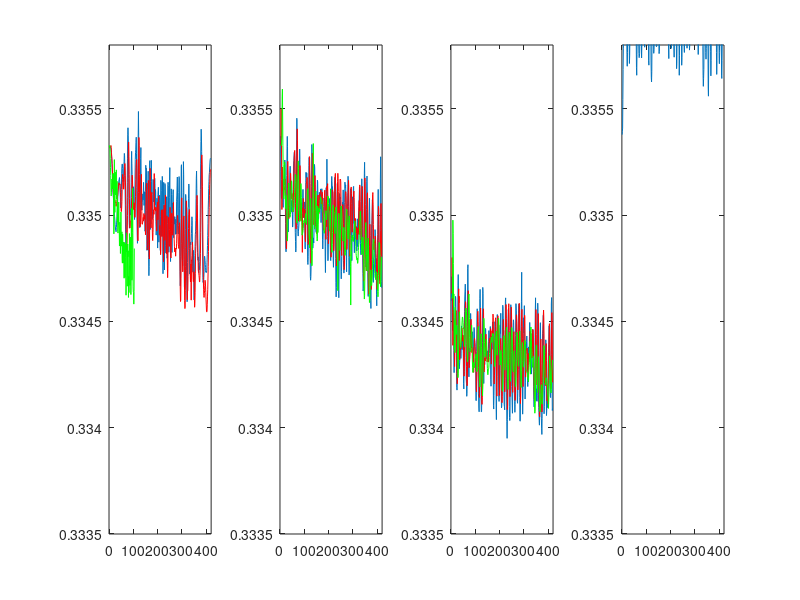

This figure's MATLAB source:
load('toolPOSData_13-Feb-2015_moveCommandTest_11-19-AM');
toolPOS_MPC = toolPOS(:,1:4:end);
toolPOS1r = toolPOS1(:,1:end-1);
toolPOS2r = toolPOS2(:,1:end-1);
toolPOS3r = toolPOS3(:,1:end-1);
toolPOS4r = toolPOS4(:,1:end-1);
toolPOS5r = toolPOS5(:,1:end-1);
toolPOS6r = toolPOS6(:,1:end-1);
toolPOS7r = toolPOS7(:,1:end-1);
toolPOS8r = toolPOS8(:,1:end-1);
toolPOS9r = toolPOS9(:,1:end-1);
toolPOS10r = toolPOS10(:,1:end-1);
toolPOS11r = toolPOS11(:,1:end-1);
toolPOS12r = toolPOS12(:,1:end-1);
figure;
subplot(1,4,1);
plot(toolPOS1r(3,:)); hold on;
plot(toolPOS2r(3,:),'r'); hold on;
plot(toolPOS3r(3,:),'g'); hold on;
axis([0 420 0.3335 0.3358]);
subplot(1,4,2);
plot(toolPOS4r(3,:)); hold on;
plot(toolPOS5r(3,:),'r'); hold on;
plot(toolPOS6r(3,:),'g'); hold on;
axis([0 420 0.3335 0.3358]);
subplot(1,4,3);
plot(toolPOS10r(3,:)); hold on;
plot(toolPOS11r(3,:),'r'); hold on;
plot(toolPOS12r(3,:),'g'); hold on;
axis([0 420 0.3335 0.3358]);
subplot(1,4,4);
plot(toolPOS_MPC(3,5:end));
axis([0 420 0.3335 0.3358]);